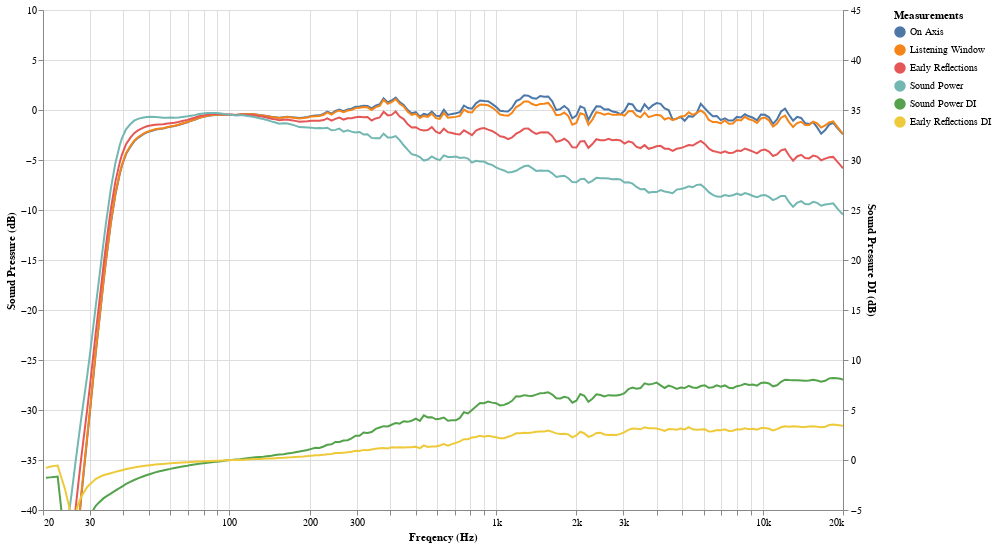

The cell this chart's notebook holds for it:
### Code cell
def graph_spinorama(dfu, graph_params):
    xmin = graph_params['xmin']
    xmax = graph_params['xmax']
    ymin = graph_params['ymin']
    ymax = graph_params['ymax']
    if xmax == xmin:
        logging.error('Graph configuration is incorrect: xmin==xmax')
    if ymax == ymin:
        logging.error('Graph configuration is incorrect: ymin==ymax')
    # add selectors                                                                                                                                      
    selectorsMeasurements = alt.selection_multi(
        fields=['Measurements'],
        bind='legend')
    scales = alt.selection_interval(
        bind='scales'
    )
    # main charts                                                                                                                                        
    xaxis =alt.X('Freq:Q', title='Freqency (Hz)',
                scale=alt.Scale(type='log', base=10, nice=False, domain=[xmin, xmax]),
                axis=alt.Axis(format='s'))
    yaxis = alt.Y('dB:Q', title='Sound Pressure (dB)',
                  scale=alt.Scale(domain=[ymin, ymax]))
    di_yaxis = alt.Y('dB:Q', title='Sound Pressure DI (dB)',
                    scale=alt.Scale(domain=[-5,ymax-ymin-5]))
    color = alt.Color('Measurements', type='nominal', sort=None)
    opacity = alt.condition(selectorsMeasurements, alt.value(1), alt.value(0.2))

    chart_dfu = alt.Chart(dfu)
    
    chart_spin = chart_dfu.transform_filter(
        alt.FieldOneOfPredicate(
            field='Measurements',
            oneOf=['On Axis', 'Listening Window', 'Early Reflections', 'Sound Power']))
    
    line = chart_spin.mark_line().encode(x=xaxis, y=yaxis, color=color, opacity=opacity)
    circle = chart_spin.mark_circle(size=100).encode(
            x=xaxis, y=yaxis, color=color,
            opacity=alt.condition(nearest, alt.value(1), alt.value(0)),
            tooltip=['Measurements', 'Freq', 'dB']
    )
    
    chart_di = chart_dfu.transform_filter(
        alt.FieldOneOfPredicate(
            field='Measurements',
            oneOf=['Early Reflections DI', 'Sound Power DI']))

    di = chart_di.mark_line().encode(x=xaxis, y=di_yaxis, color=color, opacity=opacity)
    circle_di = chart_di.mark_circle(size=100).encode(
        x=xaxis, y=di_yaxis, color=color,
        opacity=alt.condition(nearest, alt.value(1), alt.value(0)),
        tooltip=['Measurements', 'Freq', 'dB']
    )

    # assemble elements together                                                                                                                         
    spin = alt.layer(alt.layer(line+circle), alt.layer(di+circle_di)).resolve_scale(y='independent'
    ).add_selection(selectorsMeasurements
    ).add_selection(scales
    ).add_selection(nearest
    ).properties(width=graph_params['width'], height=graph_params['height']  
    ).interactive()
    return spin



dfu = df['CEA2034']
params = graph_params_default
params['ymin'] = -40
params['ymax'] = 10
params['width'] = 800
params['height'] = 500
graph_spinorama(dfu, params)

### Figure 1 — Vega-Lite specification as saved in the notebook (floating-point values rounded to 4 significant figures; data arrays with more than 128 entries replaced by an {"elided": "..."} marker saying what was removed)
{"config": {"view": {"continuousWidth": 400, "continuousHeight": 300}}, "layer": [{"layer": [{"layer": [{"mark": "line", "encoding": {"color": {"type": "nominal", "field": "Measurements", "sort": null}, "opacity": {"condition": {"value": 1, "selection": "selector067"}, "value": 0.2}, "x": {"type": "quantitative", "axis": {"format": "s"}, "field": "Freq", "scale": {"base": 10, "domain": [20, 20000], "nice": false, "type": "log"}, "title": "Freqency (Hz)"}, "y": {"type": "quantitative", "field": "dB", "scale": {"domain": [-40, 10]}, "title": "Sound Pressure (dB)"}}, "selection": {"selector067": {"type": "multi", "fields": ["Measurements"], "bind": "legend"}, "selector068": {"type": "interval", "bind": "scales"}, "selector002": {"type": "single", "nearest": true, "on": "mouseover", "fields": ["Freq"], "empty": "none"}, "selector069": {"type": "interval", "bind": "scales", "encodings": ["x", "y"]}}, "transform": [{"filter": {"field": "Measurements", "oneOf": ["On Axis", "Listening Window", "Early Reflections", "Sound Power"]}}]}, {"mark": {"type": "circle", "size": 100}, "encoding": {"color": {"type": "nominal", "field": "Measurements", "sort": null}, "opacity": {"condition": {"value": 1, "selection": "selector002"}, "value": 0}, "tooltip": [{"type": "nominal", "field": "Measurements"}, {"type": "quantitative", "field": "Freq"}, {"type": "quantitative", "field": "dB"}], "x": {"type": "quantitative", "axis": {"format": "s"}, "field": "Freq", "scale": {"base": 10, "domain": [20, 20000], "nice": false, "type": "log"}, "title": "Freqency (Hz)"}, "y": {"type": "quantitative", "field": "dB", "scale": {"domain": [-40, 10]}, "title": "Sound Pressure (dB)"}}, "transform": [{"filter": {"field": "Measurements", "oneOf": ["On Axis", "Listening Window", "Early Reflections", "Sound Power"]}}]}]}]}, {"layer": [{"layer": [{"mark": "line", "encoding": {"color": {"type": "nominal", "field": "Measurements", "sort": null}, "opacity": {"condition": {"value": 1, "selection": "selector067"}, "value": 0.2}, "x": {"type": "quantitative", "axis": {"format": "s"}, "field": "Freq", "scale": {"base": 10, "domain": [20, 20000], "nice": false, "type": "log"}, "title": "Freqency (Hz)"}, "y": {"type": "quantitative", "field": "dB", "scale": {"domain": [-5, 45]}, "title": "Sound Pressure DI (dB)"}}, "transform": [{"filter": {"field": "Measurements", "oneOf": ["Early Reflections DI", "Sound Power DI"]}}]}, {"mark": {"type": "circle", "size": 100}, "encoding": {"color": {"type": "nominal", "field": "Measurements", "sort": null}, "opacity": {"condition": {"value": 1, "selection": "selector002"}, "value": 0}, "tooltip": [{"type": "nominal", "field": "Measurements"}, {"type": "quantitative", "field": "Freq"}, {"type": "quantitative", "field": "dB"}], "x": {"type": "quantitative", "axis": {"format": "s"}, "field": "Freq", "scale": {"base": 10, "domain": [20, 20000], "nice": false, "type": "log"}, "title": "Freqency (Hz)"}, "y": {"type": "quantitative", "field": "dB", "scale": {"domain": [-5, 45]}, "title": "Sound Pressure DI (dB)"}}, "transform": [{"filter": {"field": "Measurements", "oneOf": ["Early Reflections DI", "Sound Power DI"]}}]}]}]}], "data": {"name": "data-5511fbd4452b7dd9e2e554ab51dbfd87"}, "height": 500, "resolve": {"scale": {"y": "independent"}}, "width": 800, "$schema": "https://vega.github.io/schema/vega-lite/v4.8.1.json", "datasets": {"data-5511fbd4452b7dd9e2e554ab51dbfd87": {"elided": "1400 records"}}}
